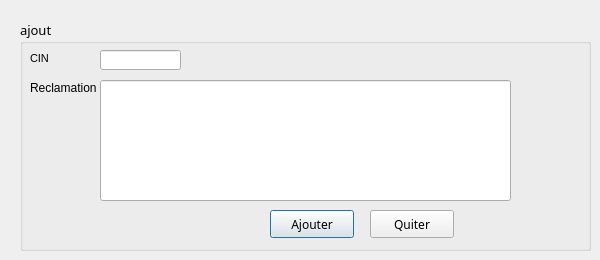
      <widget class="QWidget" name="tab_17">
       <attribute name="title">
        <string>Ajouter Reclamation</string>
       </attribute>
       <widget class="QGroupBox" name="groupBox_14">
        <property name="geometry">
         <rect>
          <x>20</x>
          <y>20</y>
          <width>571</width>
          <height>231</height>
         </rect>
        </property>
        <property name="font">
         <font>
          <family>MS Reference Sans Serif</family>
          <pointsize>10</pointsize>
          <weight>50</weight>
          <bold>false</bold>
         </font>
        </property>
        <property name="styleSheet">
         <string notr="true">QTextEdit, QListView {
    background-color: white;
    background-image: url(draft.png);
    background-attachment: fixed;
}</string>
        </property>
        <property name="title">
         <string>ajout</string>
        </property>
        <widget class="QLabel" name="label_10">
         <property name="geometry">
          <rect>
           <x>10</x>
           <y>30</y>
           <width>71</width>
           <height>16</height>
          </rect>
         </property>
         <property name="font">
          <font>
           <family>MS Shell Dlg 2</family>
           <pointsize>8</pointsize>
           <weight>50</weight>
           <bold>false</bold>
          </font>
         </property>
         <property name="styleSheet">
          <string notr="true">QLabel 
{
rgb(255, 255, 255)
font: 8pt &quot;MS Shell Dlg 2&quot;;}</string>
         </property>
         <property name="text">
          <string>CIN</string>
         </property>
        </widget>
        <widget class="QLineEdit" name="LineEdit_cin_r">
         <property name="geometry">
          <rect>
           <x>80</x>
           <y>30</y>
           <width>81</width>
           <height>20</height>
          </rect>
         </property>
         <property name="styleSheet">
          <string notr="true"/>
         </property>
        </widget>
        <widget class="QLabel" name="label_35">
         <property name="geometry">
          <rect>
           <x>10</x>
           <y>60</y>
           <width>71</width>
           <height>16</height>
          </rect>
         </property>
         <property name="text">
          <string>Reclamation</string>
         </property>
        </widget>
        <widget class="QPushButton" name="ajouter_r">
         <property name="geometry">
          <rect>
           <x>250</x>
           <y>190</y>
           <width>84</width>
           <height>28</height>
          </rect>
         </property>
         <property name="font">
          <font>
           <family>MS Reference Sans Serif</family>
          </font>
         </property>
         <property name="focusPolicy">
          <enum>Qt::StrongFocus</enum>
         </property>
         <property name="styleSheet">
          <string notr="true">QPushButton::hover
{
	background-color: qlineargradient(spread:pad, x1:0, y1:0.511, x2:1, y2:0.511, stop:0 rgba(0, 207, 179, 255),stop:1 rgb(108, 135, 255));

}</string>
         </property>
         <property name="text">
          <string>Ajouter</string>
         </property>
         <property name="default">
          <bool>true</bool>
         </property>
        </widget>
        <widget class="QPushButton" name="pushButton_AjoutProdui_8">
         <property name="geometry">
          <rect>
           <x>350</x>
           <y>190</y>
           <width>84</width>
           <height>28</height>
          </rect>
         </property>
         <property name="font">
          <font>
           <family>MS Reference Sans Serif</family>
          </font>
         </property>
         <property name="contextMenuPolicy">
          <enum>Qt::NoContextMenu</enum>
         </property>
         <property name="styleSheet">
          <string notr="true">QPushButton::hover
{
	background-color: qlineargradient(spread:pad, x1:0, y1:0.511, x2:1, y2:0.511, stop:0 rgba(0, 207, 179, 255),stop:1 rgb(108, 135, 255));

}</string>
         </property>
         <property name="text">
          <string>Quiter</string>
         </property>
         <property name="autoDefault">
          <bool>false</bool>
         </property>
         <property name="default">
          <bool>false</bool>
         </property>
         <property name="flat">
          <bool>false</bool>
         </property>
        </widget>
        <widget class="QLineEdit" name="LineEdit_r">
         <property name="geometry">
          <rect>
           <x>80</x>
           <y>60</y>
           <width>411</width>
           <height>121</height>
          </rect>
         </property>
         <property name="styleSheet">
          <string notr="true"/>
         </property>
         <property name="text">
          <string/>
         </property>
        </widget>
       </widget>
      </widget>
